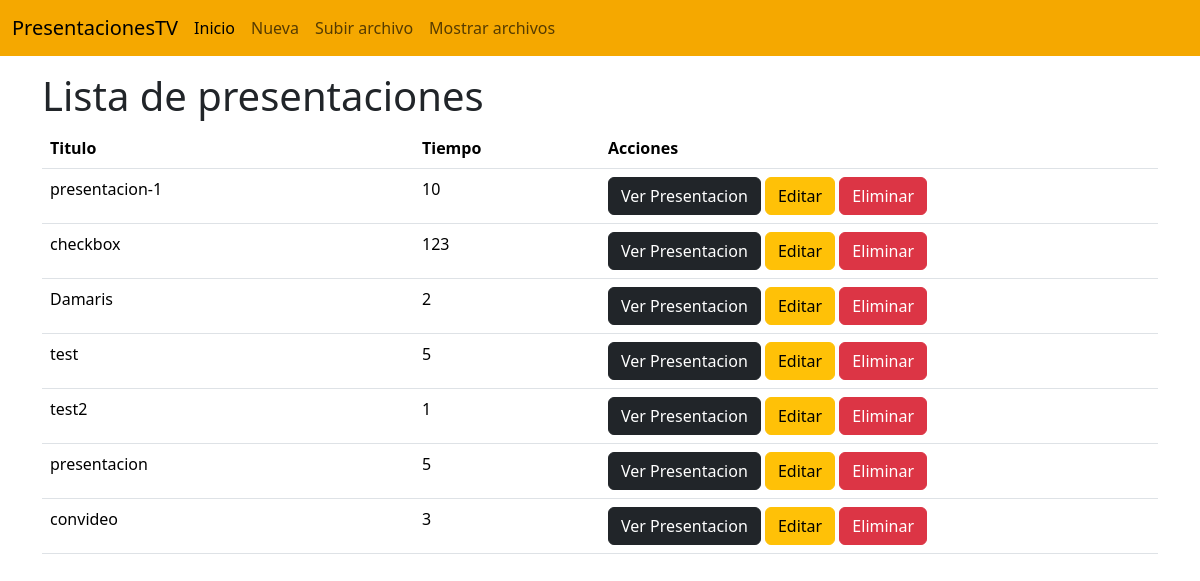
The page /archivo/ on the database as committed earlier.
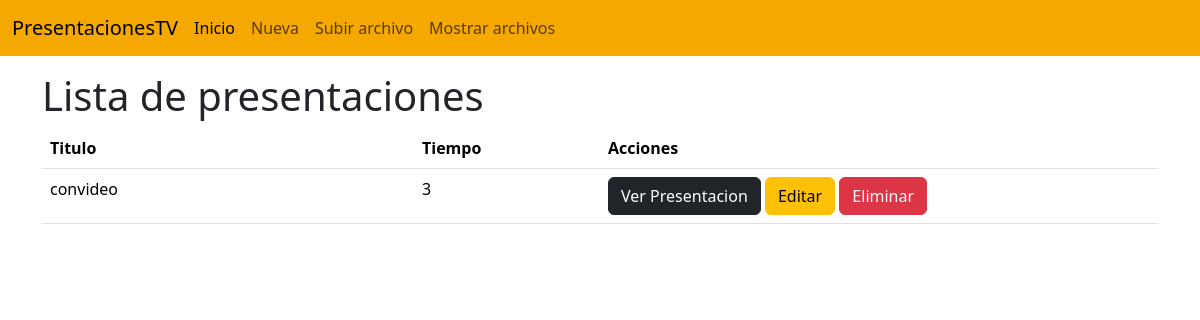
The same page on the database as committed later.
### ImagenesApp/models.py (models this page shows, shortened)
class Presentacion(models.Model):
    titulo = models.CharField(max_length=100)
    archivos = models.ManyToManyField(Archivo, through='DetallePresentacion')
    tiempo = models.IntegerField(default=20)

### ImagenesApp/views.py (the view)
# urls.py: path('', views.PresentacionListView.as_view(), name='index'),
class PresentacionListView(generic.ListView):
    model = Presentacion

### ImagenesApp/templates/ImagenesApp/presentacion_list.html (shortened to what this page needs)
{% extends 'base.html' %}
{% block content %}
<div class="container" style="padding-top: 16px;">
    <h1>Lista de presentaciones</h1>
    {% if presentacion_list %}
    <table class="table table-hover">
      <thead>
        <tr>
          <th class="col-4" scope="col">Titulo</th>
          <th class="col-2" scope="col">Tiempo</th>
          <th class="col-6" scope="col">Acciones</th>
        </tr>
      </thead>
      <tbody>
        {% for presentacion in presentacion_list %}
        <tr>
          <td>{{ presentacion.titulo }}</td>
          <td>{{ presentacion.tiempo }}</td>
          <td>
            <button type="button" class="btn btn-dark" onclick="copyLink('{{ presentacion.titulo }}')">Ver Presentacion</button>
            <button type="button" class="btn btn-warning">Editar</button>
            <button type="button" class="btn btn-danger" data-bs-toggle="modal" data-bs-target="#modalEliminar">Eliminar</button>
          </td>
        </tr>
        {% endfor %}
      </tbody>
    </table>
    {% else %}
      <p>There are no books in the library.</p>
    {% endif %}
</div>
{% endblock %}

### templates/base.html (shortened to what this page needs)
<!DOCTYPE html>
<html>
<head>
    <link href="https://cdn.jsdelivr.net/npm/bootstrap@5.3.1/dist/css/bootstrap.min.css" rel="stylesheet">
  </head>
<body>
    <nav class="navbar " style="background-color: #f5a800;">
        <div class="container-fluid">
          <a class="navbar-brand">PresentacionesTV</a>
            <ul class="navbar-nav me-auto mb-lg-0 " style="display: flex; flex-direction: row; gap: 16px;">
              <li class="nav-item">
                <a class="nav-link active" aria-current="page" href="#">Inicio</a>
              </li>
              <li class="nav-item">
                <a class="nav-link" href="{% url 'presentacion-create' %}">Nueva</a>
              </li>
              <li class="nav-item">
                <a class="nav-link" href="{% url 'archivo-create' %}">Subir archivo</a>
              </li>
              <li class="nav-item">
                <a class="nav-link" href="{% url 'archivo-list' %}">Mostrar archivos</a>
              </li>
            </ul>
        </div>
      </nav>
    {% block content %}
    {% endblock %}
</body>
</html>

Rows that differ between the two databases and show on the page:
removed Presentacion: titulo "presentacion-1", tiempo "10"
removed Presentacion: titulo "checkbox", tiempo "123"
removed Presentacion: titulo "Damaris", tiempo "2"
removed Presentacion: titulo "test", tiempo "5"
removed Presentacion: titulo "test2", tiempo "1"
removed Presentacion: titulo "presentacion", tiempo "5"
